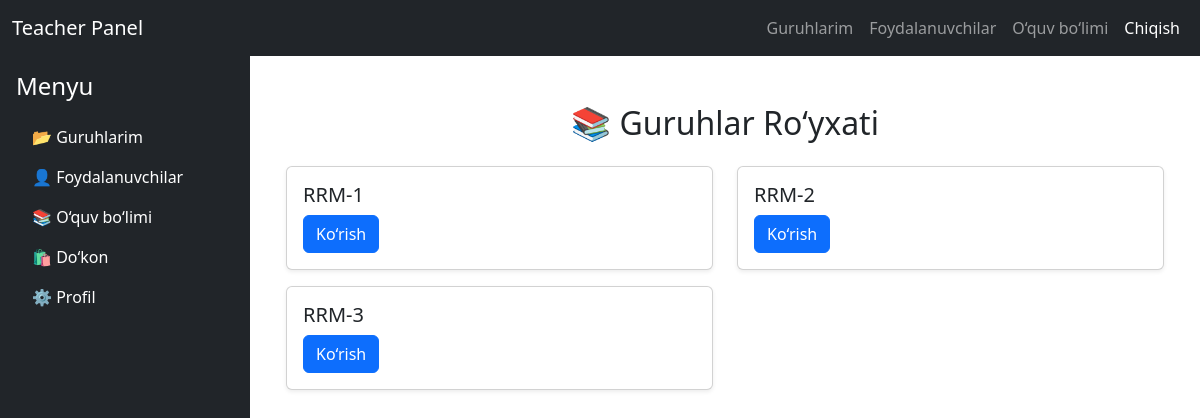
The page /teachers/teacher_groups/1/ (signed in) on the database its author committed.
### education/models.py (models this page shows, shortened)
class BaseModel(models.Model):
    created_at = models.DateTimeField(auto_now_add=True)
    updated_at = models.DateTimeField(auto_now=True)
    class Meta:
        abstract = True

class Group(BaseModel):
    name = models.CharField(max_length=255)
    course = models.ForeignKey(Course, on_delete=models.CASCADE)
    teacher = models.ForeignKey(Teacher, on_delete=models.SET_NULL, null=True, related_name='group_teacher')

### teachers/views.py (the view)
# urls.py: path('teacher_groups/<int:pk>/', views.groups_list, name='groups'),
@login_required(login_url='education:login')
def groups_list(request, pk):
    teacher = get_object_or_404(Teacher, id=pk)
    groups = teacher.group_teacher.all()
    context = {
        'teacher': teacher,
        'groups': groups,
    }
    return render(request, 'teachers/groups.html', context)

### teachers/templates/teachers/groups.html (shortened to what this page needs)
{% extends 'teachers/base.html' %}
{% block content %}
<div class="container mt-4">
    <h2 class="text-center mb-4">📚 Guruhlar Ro‘yxati</h2>
    <div class="row">
        {% for group in groups %}
        <div class="col-md-6">
            <div class="card mb-3 shadow-sm">
                <div class="card-body">
                    <h5 class="card-title">{{ group.name }}</h5>
                    <a href="{% url 'teachers:lessons' group.id %}" class="btn btn-primary">Ko‘rish</a>
                </div>
            </div>
        </div>
        {% empty %}
        <p class="text-center">❌ Hozircha hech qanday guruh mavjud emas.</p>
        {% endfor %}
    </div>
</div>
{% endblock %}

### rows shown on the page
Group: name "RRM-1"
Group: name "RRM-2"
Group: name "RRM-3"
